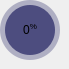
                                <widget class="QWidget" name="lysForwardWidget" native="true">
                                 <widget class="QFrame" name="frame_lys_forward">
                                  <property name="geometry">
                                   <rect>
                                    <x>0</x>
                                    <y>0</y>
                                    <width>60</width>
                                    <height>60</height>
                                   </rect>
                                  </property>
                                  <property name="styleSheet">
                                   <string notr="true">QFrame { 	border-radius: 30px; background-color: rgba(77, 77, 127, 100); }</string>
                                  </property>
                                  <property name="frameShape">
                                   <enum>QFrame::NoFrame</enum>
                                  </property>
                                  <property name="frameShadow">
                                   <enum>QFrame::Raised</enum>
                                  </property>
                                  <widget class="QFrame" name="lys_forward_circle">
                                   <property name="geometry">
                                    <rect>
                                     <x>5</x>
                                     <y>5</y>
                                     <width>50</width>
                                     <height>50</height>
                                    </rect>
                                   </property>
                                   <property name="styleSheet">
                                    <string notr="true">QFrame { border-radius: 25px; background-color: rgba(77, 77, 127, 255); }</string>
                                   </property>
                                   <property name="frameShape">
                                    <enum>QFrame::NoFrame</enum>
                                   </property>
                                   <property name="frameShadow">
                                    <enum>QFrame::Raised</enum>
                                   </property>
                                   <property name="frameStyle" stdset="0">
                                    <string>innerCircle</string>
                                   </property>
                                   <widget class="QLabel" name="label_percentage_lys_forward">
                                    <property name="geometry">
                                     <rect>
                                      <x>0</x>
                                      <y>10</y>
                                      <width>50</width>
                                      <height>30</height>
                                     </rect>
                                    </property>
                                    <property name="font">
                                     <font>
                                      <pointsize>9</pointsize>
                                     </font>
                                    </property>
                                    <property name="autoFillBackground">
                                     <bool>false</bool>
                                    </property>
                                    <property name="styleSheet">
                                     <string notr="true">background: transparent;</string>
                                    </property>
                                    <property name="text">
                                     <string>&lt;html&gt;&lt;head/&gt;&lt;body&gt;&lt;span&gt;0&lt;/span&gt;&lt;span style=&quot;vertical-align:super;&quot;&gt;%&lt;/span&gt;&lt;/body&gt;&lt;/html&gt;</string>
                                    </property>
                                    <property name="scaledContents">
                                     <bool>false</bool>
                                    </property>
                                    <property name="alignment">
                                     <set>Qt::AlignCenter</set>
                                    </property>
                                    <property name="wordWrap">
                                     <bool>false</bool>
                                    </property>
                                   </widget>
                                  </widget>
                                 </widget>
                                </widget>
